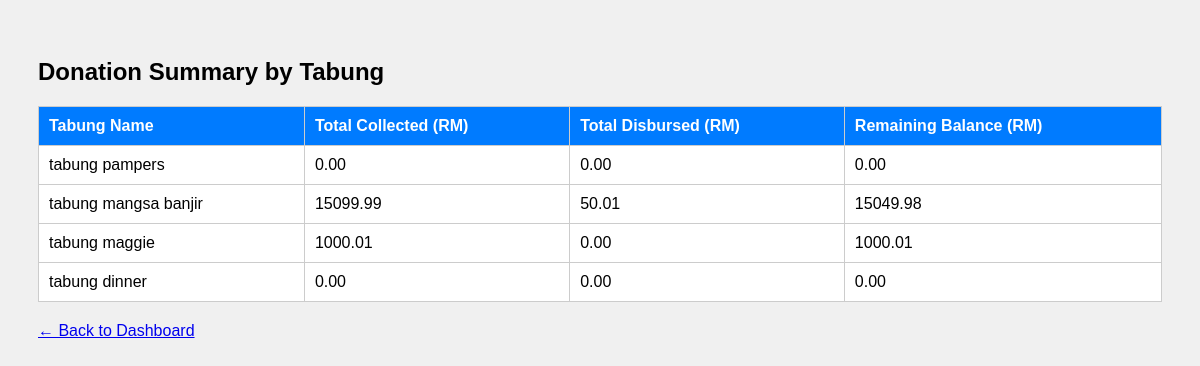
The app's page /django_donation_project/ajk/summary/ (signed in) with its own data.
### masjid/models.py (models this page shows, shortened)
class Donation(models.Model):
    name = models.CharField(max_length=100)
    description = models.TextField(blank=True, null=True)
    bank_account = models.CharField(max_length=50, blank=True, null=True)
    qr_code = models.ImageField(upload_to='qr_codes/', blank=True, null=True)
    created_by = models.ForeignKey(User, on_delete=models.SET_NULL, null=True, limit_choices_to={'role': 'president'})
    created_at = models.DateTimeField(auto_now_add=True)
    @property
    def total_collected(self):
        return sum(entry.amount for entry in self.donationentry_set.all())
    @property
    def total_disbursed(self):
        return sum(d.amount for d in self.disbursement_set.filter(is_approved=True))
    @property
    def remaining_balance(self):
        return self.total_collected - self.total_disbursed

class Disbursement(models.Model):
    donation_type = models.ForeignKey(Donation, on_delete=models.CASCADE)
    amount = models.DecimalField(max_digits=10, decimal_places=2)
    purpose = models.TextField()
    requested_by = models.ForeignKey(User, on_delete=models.SET_NULL, null=True, limit_choices_to={'role': 'ajk'})
    approved_by = models.ForeignKey(User, on_delete=models.SET_NULL, null=True, blank=True, related_name='approver', limit_choices_to={'role': 'president'})
    is_approved = models.BooleanField(default=False)
    requested_at = models.DateTimeField(auto_now_add=True)
    is_rejected = models.BooleanField(default=False)

class DonationEntry(models.Model):
    donor_name = models.CharField(max_length=100)
    phone_number = models.CharField(max_length=15)
    donation_type = models.ForeignKey(Donation, on_delete=models.CASCADE)
    amount = models.DecimalField(max_digits=10, decimal_places=2)
    receipt_image = models.ImageField(upload_to='receipts/')
    date = models.DateTimeField(auto_now_add=True)
    is_approved = models.BooleanField(default=False)  # ✅ new field

### masjid/views.py (the view)
# urls.py: path('ajk/summary/', views.ajk_donation_summary, name='ajk_donation_summary'),
@login_required
def ajk_donation_summary(request):
    if request.user.role != 'ajk':
        return redirect('home')
    tabungs = Donation.objects.all()
    return render(request, 'ajk_donation_summary.html', {'tabungs': tabungs})

### masjid/templates/ajk_donation_summary.html (shortened to what this page needs)
<!DOCTYPE html>
<html lang="en">
<head>
</head>
<body>
  <h2>Donation Summary by Tabung</h2>
  <table>
    <thead>
      <tr>
        <th>Tabung Name</th>
        <th>Total Collected (RM)</th>
        <th>Total Disbursed (RM)</th>
        <th>Remaining Balance (RM)</th>
      </tr>
    </thead>
    <tbody>
      {% for tabung in tabungs %}
      <tr>
        <td>{{ tabung.name }}</td>
        <td>{{ tabung.total_collected|floatformat:2 }}</td>
        <td>{{ tabung.total_disbursed|floatformat:2 }}</td>
        <td>{{ tabung.remaining_balance|floatformat:2 }}</td>
      </tr>
      {% empty %}
      <tr><td colspan="4">No donations yet.</td></tr>
      {% endfor %}
    </tbody>
  </table>
  <a href="{% url 'ajk_dashboard' %}" class="back">← Back to Dashboard</a>
</body>
</html>

### masjid/templates/ajk_donation_summary.html (style rules this page uses)
body { font-family: Arial; background: #f0f0f0; padding: 30px; }
table { width: 100%; border-collapse: collapse; background: white; }
th, td { border: 1px solid #ccc; padding: 10px; text-align: left; }
th { background-color: #007bff; color: white; }
h2 { margin-bottom: 20px; }
.back { margin-top: 20px; display: inline-block; }

### records on screen
Donation: name "tabung pampers", total_collected "0.00", total_disbursed "0.00", remaining_balance "0.00"
Donation: name "tabung mangsa banjir", total_collected "15099.99", total_disbursed "50.01", remaining_balance "15049.98"
Donation: name "tabung maggie", total_collected "1000.01", total_disbursed "0.00", remaining_balance "1000.01"
Donation: name "tabung dinner", total_collected "0.00", total_disbursed "0.00", remaining_balance "0.00"
